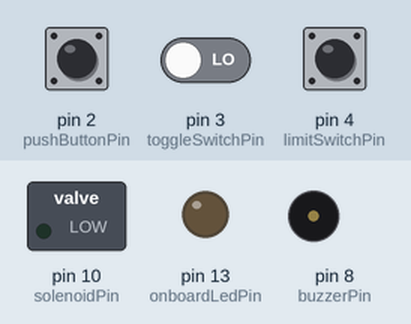
Bench run of a sketch on a simulated Arduino Uno, built with avr-gcc and run on an emulated ATmega328P. Shown: switched loads named in the sketch (green lamp = pin HIGH), output pins drawn as LEDs (lit = HIGH), buzzer (waves = sounding). Inputs (shaded band) come from the test bench; at power-on: pin 2 (pushButtonPin) LOW, pin 3 (toggleSwitchPin) LOW, pin 4 (limitSwitchPin) LOW.

Above: at 1.2 s.
1.3 s: pin 2 (pushButtonPin) pulled HIGH for 0.15 s
2.9 s: pin 2 (pushButtonPin) driven HIGH and pin 3 (toggleSwitchPin) driven HIGH
At 3.05 s:
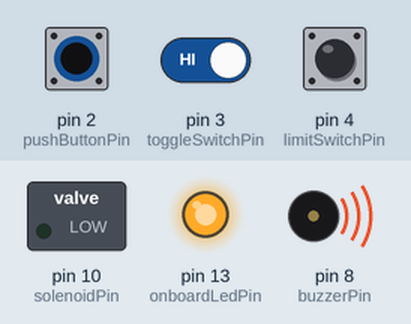
Timing chart, 0 to 5.9 s (numbered marks = the images above; inputs shaded):
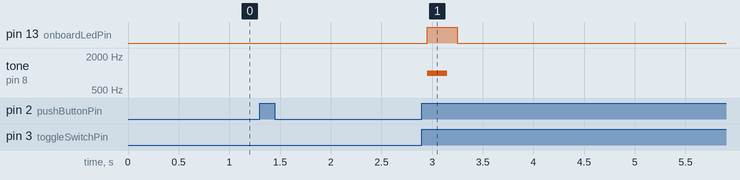

Measured:
- after the input at 2.9 s, pin 13 (onboardLedPin): LOW → HIGH after 0.05 s, → LOW 0.30 s later; tone on pin 8 (buzzerPin): silent → 1000 Hz after 0.05 s, → silent 0.20 s later

The sketch:

test_1.ino
```cpp
// Pins
const int toggleSwitchPin = 3;  // Toggle switch (Master ON/OFF)
const int limitSwitchPin = 4;   // Limit switch (Safety door sensor)
const int pushButtonPin = 2;    // Pushbutton
const int solenoidPin = 10;     // Solenoid (Cutter)
const int buzzerPin = 8;        // Piezo Buzzer
const int onboardLedPin = 13;   // On-board LED

// Variables
int toggleSwitchState = 0;  // State of the toggle switch
int limitSwitchState = 0;   // State of the limit switch
int lastButtonState = LOW;  // Previous state of the button
bool shouldPerformCycles = false;  // Whether to perform the 10 cycles
int cyclesCompleted = 0;  // Number of cycles completed

void setup() {
  // Initialize pins
  pinMode(toggleSwitchPin, INPUT);
  pinMode(limitSwitchPin, INPUT);
  pinMode(pushButtonPin, INPUT);
  pinMode(solenoidPin, OUTPUT);
  pinMode(buzzerPin, OUTPUT);
  pinMode(onboardLedPin, OUTPUT);
}

void loop() {
  // Read the state of the toggle switch
  toggleSwitchState = digitalRead(toggleSwitchPin);

  // Read the current state of the push button
  int buttonState = digitalRead(pushButtonPin);

  if (buttonState != lastButtonState) {
    delay(50);  // Debounce delay
    if (buttonState == HIGH) {
      shouldPerformCycles = !shouldPerformCycles;  // Toggle the flag
    }
    lastButtonState = buttonState;  // Save the current state as the last state for the next loop
  }

  // Update the onboard LED based on the shouldPerformCycles flag
  digitalWrite(onboardLedPin, shouldPerformCycles);

  if (toggleSwitchState == HIGH) {
    // Master switch is ON

    if (shouldPerformCycles && cyclesCompleted < 10) {
      // Check the safety door before each cycle
      limitSwitchState = digitalRead(limitSwitchPin);
      if (limitSwitchState == HIGH) {
        // Safety door is closed, proceed with actuation
        digitalWrite(solenoidPin, HIGH);
        delay(500);

        // De-actuate the cutter
        digitalWrite(solenoidPin, LOW);
        delay(500);

        cyclesCompleted++;
        if (cyclesCompleted >= 10) {
          // Reset after 10 cycles
          shouldPerformCycles = false;
          cyclesCompleted = 0;
        }
      } else {
        // Safety door is open, stop the cycle
        tone(buzzerPin, 1000, 200);
        delay(300);

        // De-actuate the cutter immediately
        digitalWrite(solenoidPin, LOW);
        shouldPerformCycles = false;  // Reset the flag
        cyclesCompleted = 0;  // Reset the counter
      }
    }
  } else {
    // Master switch is OFF, reset all states
    shouldPerformCycles = false;
    cyclesCompleted = 0;
    digitalWrite(solenoidPin, LOW);
    digitalWrite(buzzerPin, LOW);
  }
}
```
